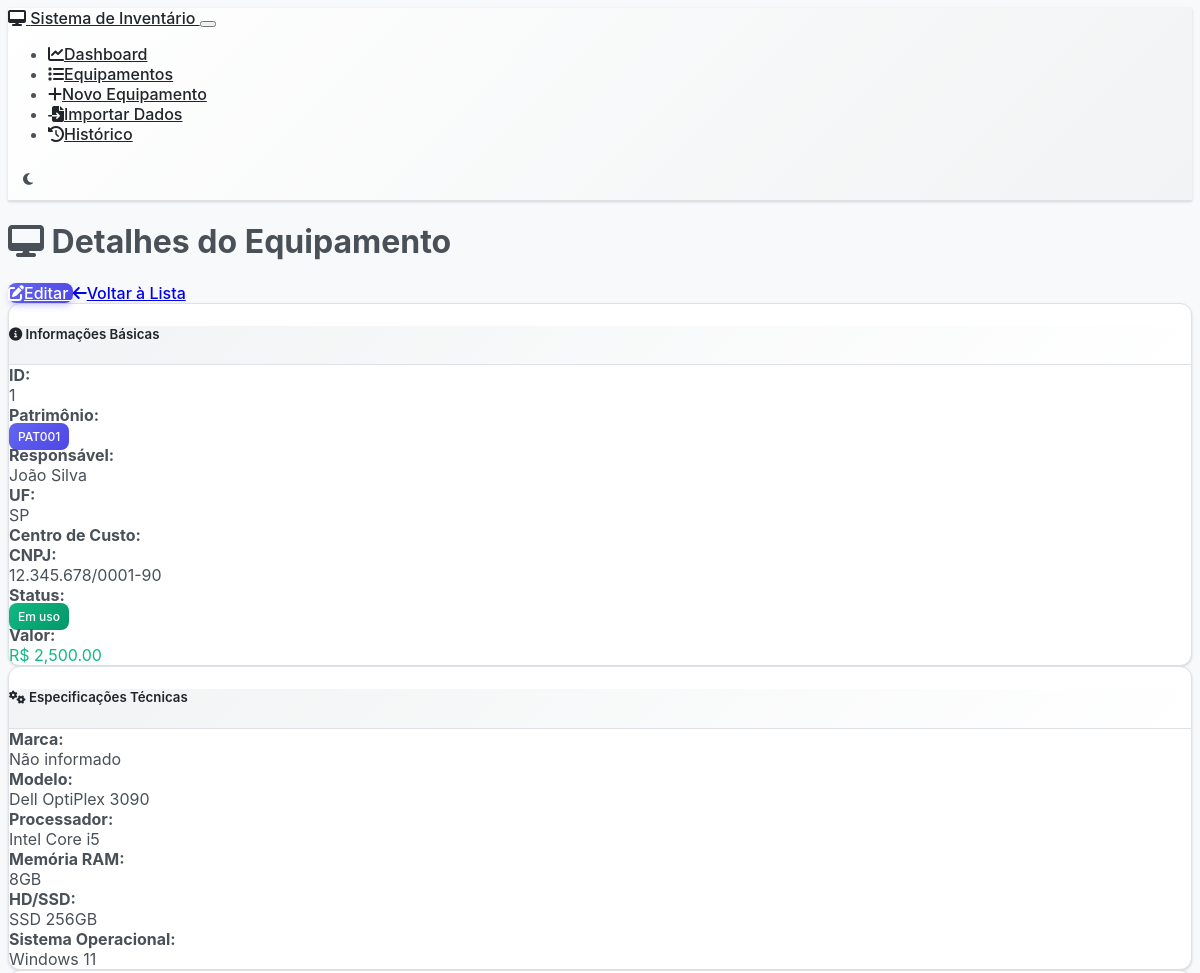
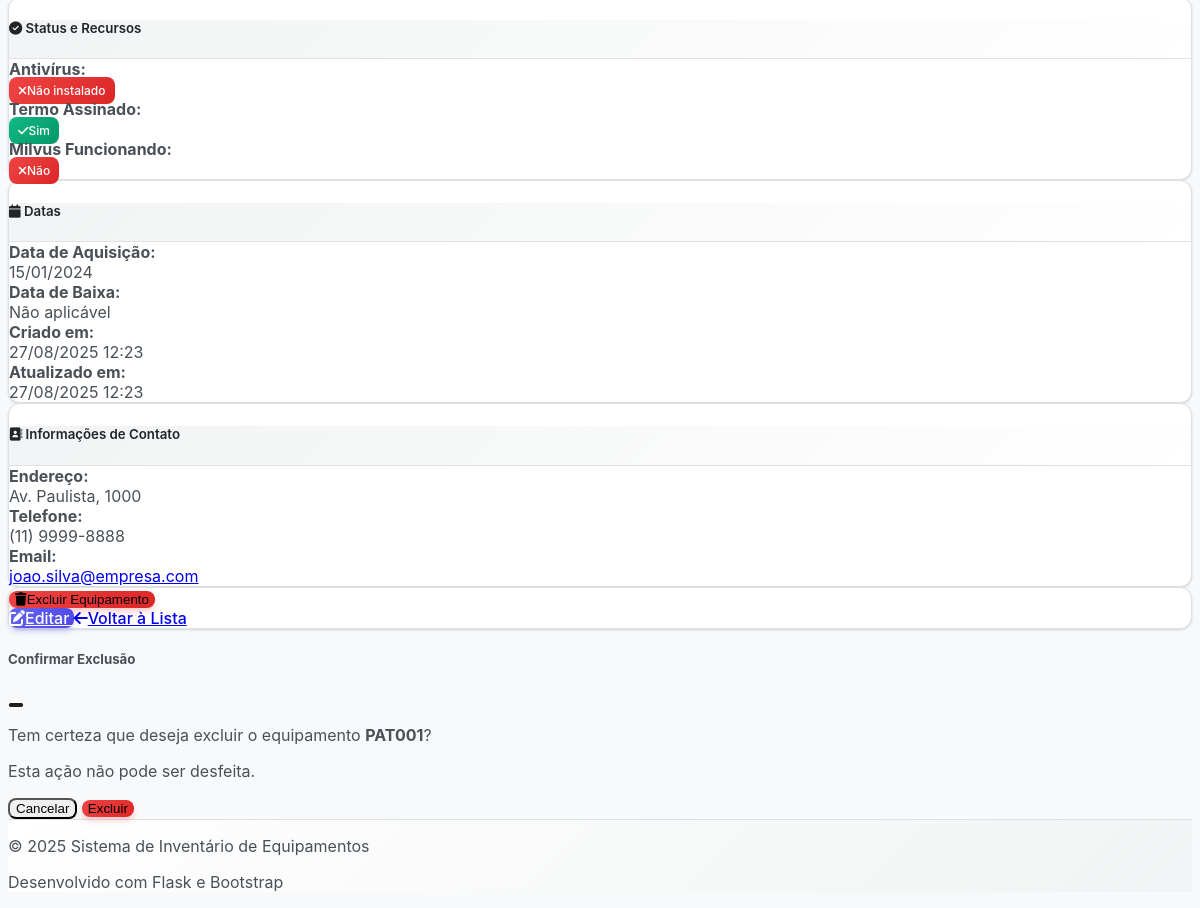
Page /equipment/1 on the committed database (2 pictures, top to bottom).
### models.py (models this page shows, shortened)
class Equipment(db.Model):
    __tablename__ = 'equipment'
    id = db.Column(db.Integer, primary_key=True)
    responsavel = db.Column(db.String(100), nullable=False)
    uf = db.Column(db.String(2), nullable=False)
    centro_custo_id = db.Column(db.Integer, db.ForeignKey('centro_custo.id'), nullable=False)
    cnpj = db.Column(db.Text, nullable=False)  # Mudando para Text para permitir múltiplos CNPJs
    fornecedor = db.Column(db.String(100), nullable=True)  # Novo campo fornecedor
    modelo = db.Column(db.String(100), nullable=False)
    status = db.Column(db.String(50), nullable=False, default='Em uso')
    patrimonio = db.Column(db.String(50), unique=True, nullable=False)
    valor = db.Column(db.Float, nullable=False, default=0.0)
    marca = db.Column(db.String(50), nullable=True)
    processador = db.Column(db.String(100), nullable=True)
    memoria_ram = db.Column(db.String(20), nullable=True)
    hd_ssd = db.Column(db.String(50), nullable=True)
    sistema_operacional = db.Column(db.String(50), nullable=True)
    antivirus = db.Column(db.Boolean, default=False)
    termo_assinado = db.Column(db.Boolean, default=False)
    milvus_funcionando = db.Column(db.Boolean, default=False)
    data_aquisicao = db.Column(db.Date, nullable=True)
    data_baixa = db.Column(db.Date, nullable=True)
    created_at = db.Column(db.DateTime, default=datetime.utcnow)
    updated_at = db.Column(db.DateTime, default=datetime.utcnow, onupdate=datetime.utcnow)
    endereco = db.Column(db.String(200), nullable=True)
    telefone = db.Column(db.String(20), nullable=True)
    email = db.Column(db.String(100), nullable=True)
    link_termos = db.Column(db.String(500), nullable=True)  # Link dos termos assinados
    historico_modificacoes = db.Column(db.Text, nullable=True)  # Histórico de modificações
    senha = db.Column(db.String(255), nullable=True)  # Campo senha

### routes.py (the view)
@app.route('/equipment/<int:id>')
def equipment_detail(id):
    equipment = Equipment.query.get_or_404(id)
    return render_template('equipment_detail.html', equipment=equipment)

### templates/equipment_detail.html (shortened to what this page needs)
{% extends "base.html" %}
{% block content %}
<div class="row">
    <div class="col-12">
        <div class="d-flex justify-content-between align-items-center mb-4">
            <h1>
                <i class="fas fa-desktop me-2"></i>
                Detalhes do Equipamento
            </h1>
            <div>
                <a href="{{ url_for('equipment_edit', id=equipment.id) }}" class="btn btn-primary me-2">
                    <i class="fas fa-edit me-2"></i>Editar
                </a>
                <a href="{{ url_for('equipment_list') }}" class="btn btn-secondary">
                    <i class="fas fa-arrow-left me-2"></i>Voltar à Lista
                </a>
            </div>
        </div>
    </div>
</div>
<div class="row">
    <div class="col-md-6 mb-4">
        <div class="card">
            <div class="card-header">
                <h5 class="card-title mb-0">
                    <i class="fas fa-info-circle me-2"></i>
                    Informações Básicas
                </h5>
            </div>
            <div class="card-body">
                <div class="row mb-3">
                    <div class="col-sm-4"><strong>ID:</strong></div>
                    <div class="col-sm-8">{{ equipment.id }}</div>
                </div>
                <div class="row mb-3">
                    <div class="col-sm-4"><strong>Patrimônio:</strong></div>
                    <div class="col-sm-8"><span class="badge bg-primary">{{ equipment.patrimonio }}</span></div>
                </div>
                <div class="row mb-3">
                    <div class="col-sm-4"><strong>Responsável:</strong></div>
                    <div class="col-sm-8">{{ equipment.responsavel }}</div>
                </div>
                <div class="row mb-3">
                    <div class="col-sm-4"><strong>UF:</strong></div>
                    <div class="col-sm-8">{{ equipment.uf }}</div>
                </div>
                <div class="row mb-3">
                    <div class="col-sm-4"><strong>Centro de Custo:</strong></div>
                </div>
                <div class="row mb-3">
                    <div class="col-sm-4"><strong>CNPJ:</strong></div>
                    <div class="col-sm-8">{{ equipment.cnpj }}</div>
                </div>
                <div class="row mb-3">
                    <div class="col-sm-4"><strong>Status:</strong></div>
                    <div class="col-sm-8">
                        <span class="badge
                            {% if equipment.status == 'Em uso' %}bg-success
                            {% elif equipment.status == 'Disponível' %}bg-primary
                            {% elif equipment.status == 'Manutenção' %}bg-warning
                            {% elif equipment.status == 'Baixado' %}bg-danger
                            {% else %}bg-secondary{% endif %}">
                            {{ equipment.status }}
                        </span>
                    </div>
                </div>
                <div class="row mb-3">
                    <div class="col-sm-4"><strong>Valor:</strong></div>
                    <div class="col-sm-8"><span class="text-success fw-bold">R$ {{ "{:,.2f}".format(equipment.valor) }}</span></div>
                </div>
            </div>
        </div>
    </div>
    <div class="col-md-6 mb-4">
        <div class="card">
            <div class="card-header">
                <h5 class="card-title mb-0">
                    <i class="fas fa-cogs me-2"></i>
                    Especificações Técnicas
                </h5>
            </div>
            <div class="card-body">
                <div class="row mb-3">
                    <div class="col-sm-4"><strong>Marca:</strong></div>
                    <div class="col-sm-8">{{ equipment.marca or 'Não informado' }}</div>
                </div>
                <div class="row mb-3">
                    <div class="col-sm-4"><strong>Modelo:</strong></div>
                    <div class="col-sm-8">{{ equipment.modelo }}</div>
                </div>
                <div class="row mb-3">
                    <div class="col-sm-4"><strong>Processador:</strong></div>
                    <div class="col-sm-8">{{ equipment.processador or 'Não informado' }}</div>
                </div>
                <div class="row mb-3">
                    <div class="col-sm-4"><strong>Memória RAM:</strong></div>
                    <div class="col-sm-8">{{ equipment.memoria_ram or 'Não informado' }}</div>
                </div>
                <div class="row mb-3">
                    <div class="col-sm-4"><strong>HD/SSD:</strong></div>
                    <div class="col-sm-8">{{ equipment.hd_ssd or 'Não informado' }}</div>
                </div>
                <div class="row mb-3">
                    <div class="col-sm-4"><strong>Sistema Operacional:</strong></div>
                    <div class="col-sm-8">{{ equipment.sistema_operacional or 'Não informado' }}</div>
                </div>
            </div>
        </div>
    </div>
</div>
<div class="row">
    <div class="col-md-6 mb-4">
        <div class="card">
            <div class="card-header">
                <h5 class="card-title mb-0">
                    <i class="fas fa-check-circle me-2"></i>
                    Status e Recursos
                </h5>
            </div>
            <div class="card-body">
                <div class="row mb-3">
                    <div class="col-sm-6"><strong>Antivírus:</strong></div>
                    <div class="col-sm-6">
                        {% if equipment.antivirus %}
                            <span class="badge bg-success"><i class="fas fa-check me-1"></i>Instalado</span>
                        {% else %}
                            <span class="badge bg-danger"><i class="fas fa-times me-1"></i>Não instalado</span>
                        {% endif %}
                    </div>
                </div>
                <div class="row mb-3">
                    <div class="col-sm-6"><strong>Termo Assinado:</strong></div>
                    <div class="col-sm-6">
                        {% if equipment.termo_assinado %}
                            <span class="badge bg-success"><i class="fas fa-check me-1"></i>Sim</span>
                        {% else %}
                            <span class="badge bg-danger"><i class="fas fa-times me-1"></i>Não</span>
                        {% endif %}
                    </div>
                </div>
                <div class="row mb-3">
                    <div class="col-sm-6"><strong>Milvus Funcionando:</strong></div>
                    <div class="col-sm-6">
                        {% if equipment.milvus_funcionando %}
                            <span class="badge bg-success"><i class="fas fa-check me-1"></i>Sim</span>
                        {% else %}
                            <span class="badge bg-danger"><i class="fas fa-times me-1"></i>Não</span>
                        {% endif %}
                    </div>
                </div>
            </div>
        </div>
    </div>
    <div class="col-md-6 mb-4">
        <div class="card">
            <div class="card-header">
                <h5 class="card-title mb-0">
                    <i class="fas fa-calendar me-2"></i>
                    Datas
                </h5>
            </div>
            <div class="card-body">
                <div class="row mb-3">
                    <div class="col-sm-6"><strong>Data de Aquisição:</strong></div>
                    <div class="col-sm-6">
                        {% if equipment.data_aquisicao %}
                            {{ equipment.data_aquisicao.strftime('%d/%m/%Y') }}
                        {% else %}
                            Não informado
                        {% endif %}
                    </div>
                </div>
                <div class="row mb-3">
                    <div class="col-sm-6"><strong>Data de Baixa:</strong></div>
                    <div class="col-sm-6">
                        {% if equipment.data_baixa %}
                            {{ equipment.data_baixa.strftime('%d/%m/%Y') }}
                        {% else %}
                            Não aplicável
                        {% endif %}
                    </div>
                </div>
                <div class="row mb-3">
                    <div class="col-sm-6"><strong>Criado em:</strong></div>
                    <div class="col-sm-6">{{ equipment.created_at.strftime('%d/%m/%Y %H:%M') }}</div>
                </div>
                <div class="row mb-3">
                    <div class="col-sm-6"><strong>Atualizado em:</strong></div>
                    <div class="col-sm-6">{{ equipment.updated_at.strftime('%d/%m/%Y %H:%M') }}</div>
                </div>
            </div>
        </div>
    </div>
</div>
{% if equipment.endereco or equipment.telefone or equipment.email %}
<div class="row">
    <div class="col-12 mb-4">
        <div class="card">
            <div class="card-header">
                <h5 class="card-title mb-0">
                    <i class="fas fa-address-book me-2"></i>
                    Informações de Contato
                </h5>
            </div>
            <div class="card-body">
                {% if equipment.endereco %}
                    <div class="row mb-3">
                        <div class="col-sm-2"><strong>Endereço:</strong></div>
                        <div class="col-sm-10">{{ equipment.endereco }}</div>
                    </div>
                {% endif %}
                {% if equipment.telefone %}
                    <div class="row mb-3">
                        <div class="col-sm-2"><strong>Telefone:</strong></div>
                        <div class="col-sm-10">{{ equipment.telefone }}</div>
                    </div>
                {% endif %}
                {% if equipment.email %}
                    <div class="row mb-3">
                        <div class="col-sm-2"><strong>Email:</strong></div>
                        <div class="col-sm-10">
                            <a href="mailto:{{ equipment.email }}">{{ equipment.email }}</a>
                        </div>
                    </div>
                {% endif %}
            </div>
        </div>
    </div>
</div>
{% endif %}
<div class="row">
    <div class="col-12">
        <div class="card">
            <div class="card-body">
                <div class="d-flex justify-content-between">
                    <button type="button" class="btn btn-danger" onclick="confirmDelete()">
                        <i class="fas fa-trash me-2"></i>Excluir Equipamento
                    </button>
                    <div>
                        <a href="{{ url_for('equipment_edit', id=equipment.id) }}" class="btn btn-primary me-2">
                            <i class="fas fa-edit me-2"></i>Editar
                        </a>
                        <a href="{{ url_for('equipment_list') }}" class="btn btn-secondary">
                            <i class="fas fa-arrow-left me-2"></i>Voltar à Lista
                        </a>
                    </div>
                </div>
            </div>
        </div>
    </div>
</div>
<div class="modal fade" id="deleteModal" tabindex="-1">
    <div class="modal-dialog">
        <div class="modal-content">
            <div class="modal-header">
                <h5 class="modal-title">Confirmar Exclusão</h5>
                <button type="button" class="btn-close" data-bs-dismiss="modal"></button>
            </div>
            <div class="modal-body">
                <p>Tem certeza que deseja excluir o equipamento <strong>{{ equipment.patrimonio }}</strong>?</p>
                <p class="text-danger">Esta ação não pode ser desfeita.</p>
            </div>
            <div class="modal-footer">
                <button type="button" class="btn btn-secondary" data-bs-dismiss="modal">Cancelar</button>
                <form method="POST" action="{{ url_for('equipment_delete', id=equipment.id) }}" style="display: inline;">
                    <button type="submit" class="btn btn-danger">Excluir</button>
                </form>
            </div>
        </div>
    </div>
</div>
{% endblock %}

### rows in the picture
Equipment: id "1", patrimonio "PAT001", responsavel "João Silva", uf "SP", cnpj "12.345.678/0001-90", status "Em uso", valor "2,500.00", marca "Não informado", modelo "Dell OptiPlex 3090", processador "Intel Core i5", memoria_ram "8GB", hd_ssd "SSD 256GB", sistema_operacional "Windows 11", data_aquisicao "15/01/2024", created_at "27/08/2025 12:23", updated_at "27/08/2025 12:23", endereco "Av. Paulista, 1000", telefone "(11) 9999-8888", email "joao.silva@empresa.com"
